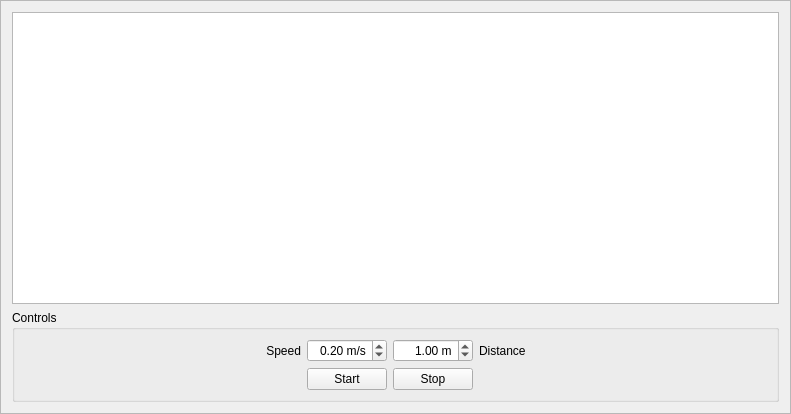
<?xml version="1.0" encoding="UTF-8"?>
<ui version="4.0">
 <class>climbing_frame</class>
 <widget class="QFrame" name="climbing_frame">
  <property name="geometry">
   <rect>
    <x>0</x>
    <y>0</y>
    <width>791</width>
    <height>414</height>
   </rect>
  </property>
  <property name="windowTitle">
   <string>Frame</string>
  </property>
  <property name="frameShape">
   <enum>QFrame::StyledPanel</enum>
  </property>
  <property name="frameShadow">
   <enum>QFrame::Raised</enum>
  </property>
  <layout class="QVBoxLayout" name="verticalLayout">
   <item>
    <widget class="QTextBrowser" name="text_browser">
     <property name="autoFormatting">
      <set>QTextEdit::AutoAll</set>
     </property>
     <property name="tabChangesFocus">
      <bool>true</bool>
     </property>
     <property name="documentTitle">
      <string/>
     </property>
     <property name="source">
      <url>
       <string>qrc:/text/climbing.html</string>
      </url>
     </property>
     <property name="openLinks">
      <bool>false</bool>
     </property>
    </widget>
   </item>
   <item>
    <widget class="QGroupBox" name="groupBox">
     <property name="title">
      <string>Controls</string>
     </property>
     <layout class="QGridLayout" name="gridLayout">
      <item row="0" column="0">
       <spacer name="horizontalSpacer_5">
        <property name="orientation">
         <enum>Qt::Horizontal</enum>
        </property>
        <property name="sizeHint" stdset="0">
         <size>
          <width>96</width>
          <height>17</height>
         </size>
        </property>
       </spacer>
      </item>
      <item row="0" column="1">
       <widget class="QLabel" name="label_2">
        <property name="text">
         <string>Speed</string>
        </property>
        <property name="alignment">
         <set>Qt::AlignRight|Qt::AlignTrailing|Qt::AlignVCenter</set>
        </property>
       </widget>
      </item>
      <item row="0" column="2">
       <widget class="QDoubleSpinBox" name="speed_spinbox">
        <property name="alignment">
         <set>Qt::AlignRight|Qt::AlignTrailing|Qt::AlignVCenter</set>
        </property>
        <property name="prefix">
         <string/>
        </property>
        <property name="suffix">
         <string> m/s</string>
        </property>
        <property name="maximum">
         <double>0.700000000000000</double>
        </property>
        <property name="singleStep">
         <double>0.100000000000000</double>
        </property>
        <property name="value">
         <double>0.200000000000000</double>
        </property>
       </widget>
      </item>
      <item row="0" column="3">
       <widget class="QDoubleSpinBox" name="distance_spinbox">
        <property name="alignment">
         <set>Qt::AlignRight|Qt::AlignTrailing|Qt::AlignVCenter</set>
        </property>
        <property name="prefix">
         <string/>
        </property>
        <property name="suffix">
         <string> m</string>
        </property>
        <property name="maximum">
         <double>2.000000000000000</double>
        </property>
        <property name="singleStep">
         <double>0.100000000000000</double>
        </property>
        <property name="value">
         <double>1.000000000000000</double>
        </property>
       </widget>
      </item>
      <item row="0" column="4">
       <widget class="QLabel" name="label_3">
        <property name="text">
         <string>Distance</string>
        </property>
       </widget>
      </item>
      <item row="0" column="5">
       <spacer name="horizontalSpacer_2">
        <property name="orientation">
         <enum>Qt::Horizontal</enum>
        </property>
        <property name="sizeHint" stdset="0">
         <size>
          <width>96</width>
          <height>20</height>
         </size>
        </property>
       </spacer>
      </item>
      <item row="1" column="0" colspan="2">
       <spacer name="horizontalSpacer_6">
        <property name="orientation">
         <enum>Qt::Horizontal</enum>
        </property>
        <property name="sizeHint" stdset="0">
         <size>
          <width>181</width>
          <height>20</height>
         </size>
        </property>
       </spacer>
      </item>
      <item row="1" column="2">
       <widget class="QPushButton" name="start_button">
        <property name="text">
         <string>Start</string>
        </property>
       </widget>
      </item>
      <item row="1" column="3">
       <widget class="QPushButton" name="stop_button">
        <property name="text">
         <string>Stop</string>
        </property>
       </widget>
      </item>
      <item row="1" column="4" colspan="2">
       <spacer name="horizontalSpacer_3">
        <property name="orientation">
         <enum>Qt::Horizontal</enum>
        </property>
        <property name="sizeHint" stdset="0">
         <size>
          <width>167</width>
          <height>20</height>
         </size>
        </property>
       </spacer>
      </item>
     </layout>
    </widget>
   </item>
  </layout>
 </widget>
 <resources>
  <include location="../resources/text.qrc"/>
 </resources>
 <connections/>
</ui>
